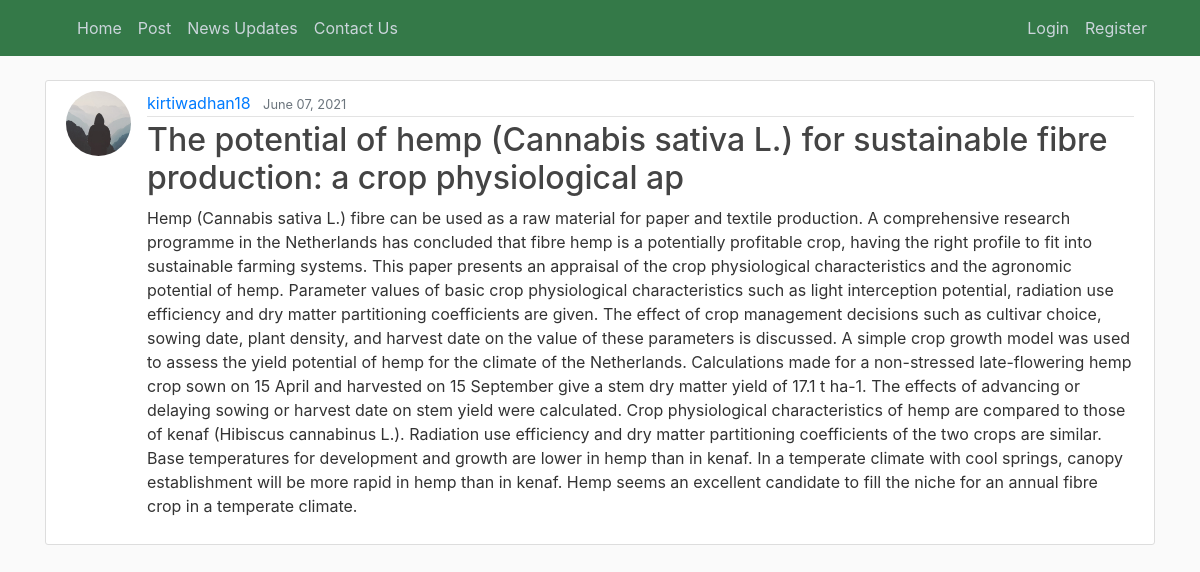
The page /post/35/ on the database its author committed.
### blog/models.py (models this page shows, shortened)
class Post(models.Model):
    title = models.CharField(max_length=100)
    content = models.TextField()
    date_posted = models.DateTimeField(default=timezone.now)
    author = models.ForeignKey(User, on_delete=models.CASCADE)

### users/models.py (models this page shows, shortened)
class Profile(models.Model):
    user = models.OneToOneField(User, on_delete=models.CASCADE)
    image = models.ImageField(default='default.jpg', upload_to='profile_pics')

### blog/views.py (the view)
# urls.py: path('post/<int:pk>/', PostDetailView.as_view(), name='post-detail'),
class PostDetailView(DetailView):
    model = Post

### blog/templates/blog/post_detail.html (shortened to what this page needs)
{% extends "blog/base.html" %}
{% block content %}
  <article class="media content-section">
    <img class="rounded-circle article-img" src="{{ object.author.profile.image.url }}">
    <div class="media-body">
      <div class="article-metadata">
        <a class="mr-2" href="{% url 'user-posts' object.author.username %}">{{ object.author }}</a>
        <small class="text-muted">{{ object.date_posted|date:"F d, Y" }}</small>
      </div>
      <h2 class="article-title">{{ object.title }}</h2>
      <p class="article-content">{{ object.content }}</p>
    </div>
  </article>
{% endblock content %}

### blog/static/blog/main.css (style rules this page uses)
h1, h2, h3, h4, h5, h6 { color: #444444; }
.content-section { background: #ffffff; padding: 10px 20px; border: 1px solid #dddddd; border-radius: 3px; margin-bottom: 20px; }
.article-title { color: #444444; }
.article-content { white-space: pre-line; }
.article-img { height: 65px; width: 65px; margin-right: 16px; }
.article-metadata { padding-bottom: 1px; margin-bottom: 4px; border-bottom: 1px solid #e3e3e3 }

### rows shown on the page
Post: author.profile.image (placeholder picture), author "kirtiwadhan18", date_posted "June 07, 2021", title "The potential of hemp (Cannabis sativa L.) for sustainable fibre production: a crop physiological ap", content "Hemp (Cannabis sativa L.) fibre can be used as a raw material for paper and textile production. A comprehensive research programme in the Netherlands has concluded that fibre hemp is a potentially profitable crop, having the right profile to fit into sustainable farming systems. This paper presents an appraisal of the crop physiological characteristics and the agronomic potential of hemp. Parameter values of basic crop physiological characteristics such as light interception potential, radiation use efficiency and dry matter partitioning coefficients are given. The effect of crop management decisions such as cultivar choice, sowing date, plant density, and harvest date on the value of these…"
